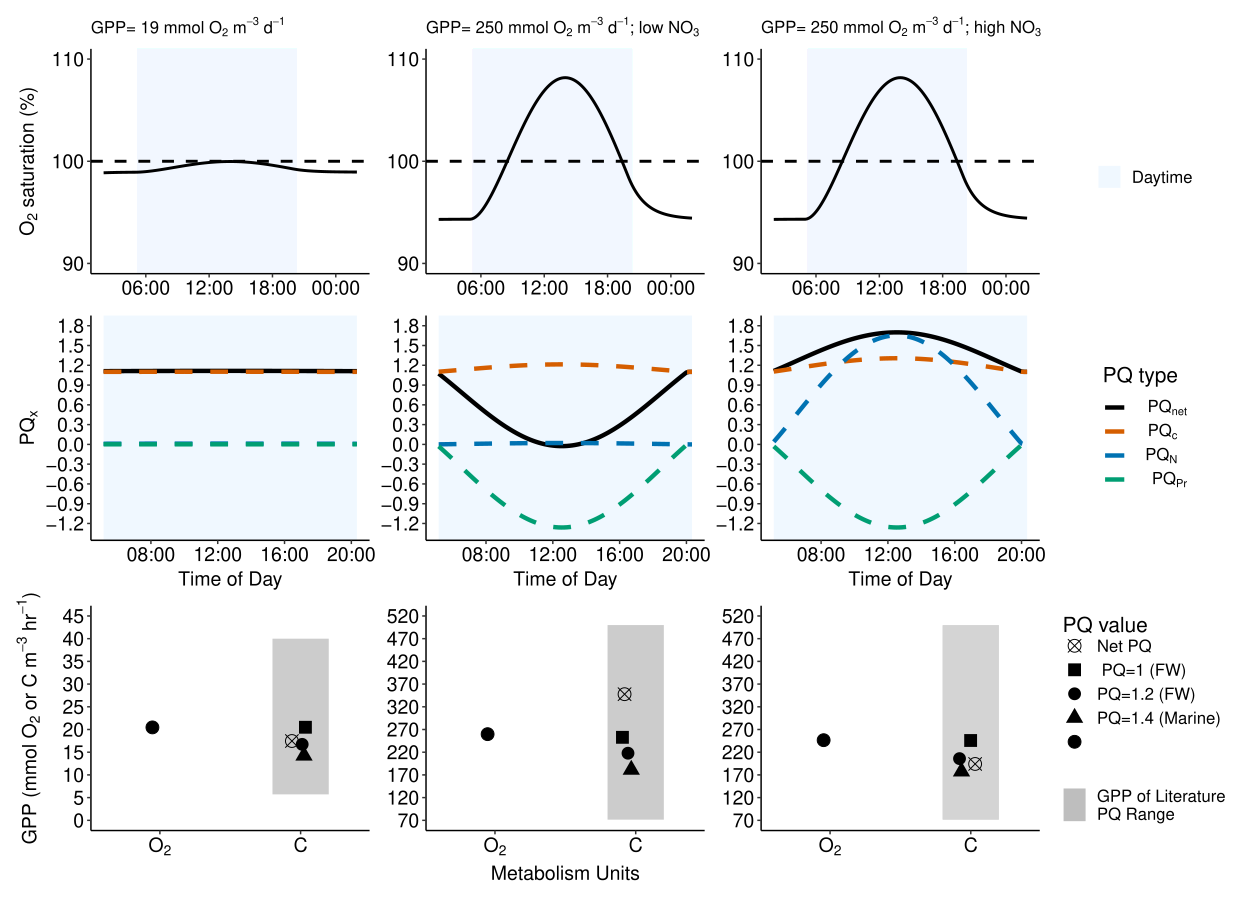

Recreate this plot in R.
library(chron) #this is how we used to do time.  Unwilling to change for this exercise
library(ggplot2)
library(patchwork)
library(reshape2); library(dplyr); library(tidyr)
Sys.setenv(TZ='GMT')
#make up some time data

time<-seq(from = as.numeric(chron(dates="05/21/22", times="02:00:00")),
          to=as.numeric(chron(dates="05/22/22", times="04:00:00")), by=10/1440 )
dtime<- chron(time)


######simulate O2 saturation######

##Make up light data
## now make up light data if you don't have it

## From Yard et al. (1995) Ecological Modelling.  Remember your trig?  
## calculate light as umol photon m-2 s-1.
## Arguments are:  
## time = a date and time input (i.e. a chron object) 
## lat = latitude of field site
## longobs = longitude of field site
## longstd = standard longitude of the field site (NOTE: watch daylight savings time!!!). For PST, longstd is be 120 degrees. But during PDT it is 105 degrees. MST is 105 deg. MDT is 90. 
## year = the year for which you collected data and is entered as "2013-01-01"



# convert degrees to radians
radi<-function(degrees){(degrees*pi/180)}

# function to estimate light
lightest<- function (time, lat, longobs, longstd, year ) {
  
  jday<-as.numeric(trunc(time)-as.numeric(as.Date(year)))
  E<- 9.87*sin(radi((720*(jday-81))/365)) - 7.53*cos(radi((360*(jday-81))/365)) - 1.5*sin(radi((360*(jday-81))/365))
  LST<-as.numeric (time-trunc(time))
  ST<-LST+(3.989/1440)*(longstd-longobs)+E/1440
  solardel<- 23.439*sin(radi(360*((283+jday)/365)))
  hourangle<-(0.5-ST)*360
  theta<- acos( sin(radi(solardel)) * sin(radi(lat)) + cos(radi(solardel)) * cos(radi(lat)) * cos(radi(hourangle)) )
  suncos<-ifelse(cos(theta)<0, 0, cos(theta))
  GI<- suncos*2326
  GI	
  
}
#end of function

## onespecific time just to see if function works
light<- lightest(time=dtime, lat=47,  longobs=114, longstd= 105, year="2022-01-01")

#fake some temp
temp<- rep(15, length(light))  #too cold to swim in

Kcor<-function (temp,K600) {
  K600/(600/(1800.6-(temp*120.1)+(3.7818*temp^2)-(0.047608*temp^3)))^-0.5
}
#end of function

osat<- function(temp, bp) {
  
  tstd<-log((298.15-temp) / (273.15 + temp))
  
  a0<-2.00907
  a1<-3.22014
  a2<-4.0501
  a3<-4.94457
  a4<- -0.256847
  a5<- 3.88767
  
  u<-10^(8.10765-(1750.286/(235+temp)))
  
  sato<-(exp(a0 + a1*tstd + a2*tstd^2 + a3*tstd^3 + a4*tstd^4+a5*tstd^5))*((bp-u)/(760-u))*1.42905
  sato
}

#end of function







#Low GPP and low NO3- simulate oxy data
onestationsim<-function(GPP, ER, z, temp, K, light, bp, ts) {
  
  oxy.mod<-numeric(length(light))
  oxy.mod[1]<-9.97  #trial end error this first point based on the O2 data at the end of the time series
  
  # this is the metabolism equation as in Van de Bogert et al (2007) L&OMethods
  for (i in 2:length(light)) { oxy.mod[i]<-oxy.mod[i-1]+((GPP/z)*(light[i]/sum(light)))+ ER*ts/z+(Kcor(temp[i],K))*ts*(osat(temp[i],bp)-oxy.mod[i-1]) }
  oxy.mod
}
# end of function

#tw more functions you need



sim_oxy<- onestationsim(GPP=0.6, ER=-1.5,z=1,temp=temp,light=light, K=15, bp=760, ts=10/1440)
sim_oxy_sat<-100*sim_oxy/osat(temp, 760)
data_lowgpp<-data.frame(dtime, sim_oxy_sat)
data_lowgpp$dtime<-as.POSIXct(data_lowgpp$dtime)
data_lowgpp$time<-as.POSIXct(data_lowgpp$dtime, format="%H:%M:%S")



p1<-
  ggplot(data_lowgpp, aes(x=time, y=sim_oxy_sat))+
  geom_rect(aes( xmin=time[20], xmax=time[111], ymin=-Inf, ymax=Inf, fill="Daytime"), color=NA, alpha=0.2)+
  geom_line(size=1)+
  theme_classic()+
  ylab(expression(paste(O[2], " saturation (%)")))+
  xlab("Time of Day")+
  theme(axis.title.x=element_text(size=14,colour = "black"))+
  theme(axis.title.y=element_text(size=14,colour = "black"))+
  theme(axis.text.y=element_text(size=14,colour = "black"))+
  theme(axis.text.x=element_text(size=14,colour = "black"))+
  scale_x_datetime(date_labels = "%H:%M", date_breaks = "6 hours", limits=c(as.POSIXct("2022-05-21 02:00:00"), as.POSIXct("2022-05-22 02:00:00")))+
  scale_y_continuous(limits=c(90,110), breaks=seq(from=80, to=130, by=10))+
  geom_hline(yintercept=100,linetype="dashed", size=1)+
  #annotate("rect", xmin=data_lowgpp$time[20], xmax=data_lowgpp$time[111], ymin=-Inf, ymax=Inf, fill = "gray", alpha=0.2)+
  ggtitle(expression(paste("GPP= 19 mmol ", O[2]," ", m^-3," ",d^-1 ,"")))+
  theme(axis.title.x=element_blank())+
  theme(plot.title = element_text(size = 12))+
  scale_fill_manual('',
                    values = 'aliceblue',  
                    guide = guide_legend(override.aes = list(alpha = 0.2)))+
  theme(legend.text=element_text(size=12),legend.position="none")
  
  

#High GPP- simulate oxy data
onestationsim<-function(GPP, ER, z, temp, K, light, bp, ts) {
  
  oxy.mod<-numeric(length(light))
  oxy.mod[1]<-9.51  #trial end error this first point based on the O2 data at the end of the time series
  
  # this is the metabolism equation as in Van de Bogert et al (2007) L&OMethods
  for (i in 2:length(light)) { oxy.mod[i]<-oxy.mod[i-1]+((GPP/z)*(light[i]/sum(light)))+ ER*ts/z+(Kcor(temp[i],K))*ts*(osat(temp[i],bp)-oxy.mod[i-1]) }
  oxy.mod
}
# end of function

#tw more functions you need



sim_oxy<- onestationsim(GPP=8, ER=-8,z=1,temp=temp,light=light, K=15, bp=760, ts=10/1440)
sim_oxy_sat<-100*sim_oxy/osat(temp, 760)
data_highgpp<-data.frame(dtime, sim_oxy_sat)
data_highgpp$dtime<-as.POSIXct(data_lowgpp$dtime)
data_highgpp$time<-as.POSIXct(data_lowgpp$dtime, format="%H:%M:%S")



p2<-ggplot(data_highgpp, aes(x=time, y=sim_oxy_sat))+
  geom_rect(aes( xmin=time[20], xmax=time[111], ymin=-Inf, ymax=Inf, fill="Daytime"), color=NA, alpha=0.2)+
  geom_line(size=1)+
  theme_classic()+
  ylab(expression(paste(O[2], " saturation (%)")))+
  xlab("Time of Day")+
  theme(axis.title.x=element_text(size=14,colour = "black"))+
  theme(axis.title.y=element_text(size=14,colour = "black"))+
  theme(axis.text.y=element_text(size=14,colour = "black"))+
  theme(axis.text.x=element_text(size=14,colour = "black"))+
  scale_x_datetime(date_labels = "%H:%M", date_breaks = "6 hours", limits=c(as.POSIXct("2022-05-21 02:00:00"), as.POSIXct("2022-05-22 02:00:00")))+
  scale_y_continuous(limits=c(90,110), breaks=seq(from=80, to=130, by=10))+
  geom_hline(yintercept=100,linetype="dashed", size=1)+
  ggtitle(expression(paste("GPP= 250 mmol ", O[2]," ", m^-3," ",d^-1 ,"; low ", NO[3])))+
  theme(axis.title.x=element_blank(),axis.title.y=element_blank())+
  theme(plot.title = element_text(size = 12))+
  scale_fill_manual('',
                    values = 'aliceblue',  
                    guide = guide_legend(override.aes = list(alpha = 0.2)))+
  theme(legend.text=element_text(size=12),legend.position="none")

p3<-ggplot(data_highgpp, aes(x=time, y=sim_oxy_sat))+
  geom_rect(aes( xmin=time[20], xmax=time[111], ymin=-Inf, ymax=Inf, fill="Daytime"), color=NA, alpha=0.2)+
  geom_line(size=1)+
  theme_classic()+
  ylab(expression(paste(O[2], " saturation (%)")))+
  xlab("Time of Day")+
  theme(axis.title.x=element_text(size=14,colour = "black"))+
  theme(axis.title.y=element_text(size=14,colour = "black"))+
  theme(axis.text.y=element_text(size=14,colour = "black"))+
  theme(axis.text.x=element_text(size=14,colour = "black"))+
  scale_x_datetime(date_labels = "%H:%M", date_breaks = "6 hours", limits=c(as.POSIXct("2022-05-21 02:00:00"), as.POSIXct("2022-05-22 02:00:00")))+
  scale_y_continuous(limits=c(90,110), breaks=seq(from=80, to=130, by=10))+
  geom_hline(yintercept=100,linetype="dashed", size=1)+
  ggtitle(expression(paste("GPP= 250 mmol ", O[2]," ", m^-3," ",d^-1 ,"; high ", NO[3])))+
  theme(axis.title.x=element_blank(),axis.title.y=element_blank())+
  theme(plot.title = element_text(size = 12))+
  scale_fill_manual('',
                    values = 'aliceblue',  
                    guide = guide_legend(override.aes = list(alpha = 1)))+
  theme(legend.position="right",legend.text=element_text(size=12), legend.title=element_text(size=15))


######simulate PQ data######

##Low GPP and low NO3

#PQ_C is the carbon portion that describes the type of organic molecule synthesized. 
#For phytoplakton this value is believed to be 1.1. Although, lipid production will likely increase this value
#during the photic period. 
pq_c_start<-rep(1.1,times=length(dtime))
pq_c<-pq_c_start+light*0.000001

#PQ_N is the NO3 portion. NO3 is low so this is near zero
pq_n_start<-rep(0.01,times=length(dtime))
pq_n<-pq_n_start+light*0.000001

#PQ_pr is the photorespiration portion. Low GPP below 100% sat means no PR
pq_pr<-0.001

#PQ_net is all combined
pq_net<-pq_c+pq_n+pq_pr

pq_lowgpp<-melt(data.frame(as.POSIXct(dtime,format="%H:%M:%S"),pq_c, pq_n, pq_pr,pq_net ),id="as.POSIXct.dtime..format.....H..M..S..")
names(pq_lowgpp)<-c("time","factor","pq_x" )
labs<-c(expression(phantom("--")*PQ['net']),
        expression(PQ['c']*phantom("-")),
        expression(PQ['N']*phantom("-")),
        expression(PQ['Pr']))
pq_lowgpp$factor<-factor(pq_lowgpp$factor, levels= c("pq_net","pq_c", "pq_n", "pq_pr"))

p4<-ggplot(pq_lowgpp, aes(x=time, y=pq_x, color=factor(factor)))+
  annotate("rect", xmin=data_lowgpp$time[20], xmax=data_lowgpp$time[111], ymin=-Inf, ymax=Inf, fill = "aliceblue", alpha=1)+
  geom_line(aes(linetype=factor),size=1.5)+
  theme_classic()+
  ylab(expression(paste(PQ[x])))+
  xlab("Time of Day")+
  theme(axis.title.x=element_text(size=14,colour = "black"))+
  theme(axis.title.y=element_text(size=14,colour = "black"))+
  theme(axis.text.y=element_text(size=14,colour = "black"))+
  theme(axis.text.x=element_text(size=14,colour = "black"))+
  scale_x_datetime(date_labels = "%H:%M", date_breaks = "4 hours", limits=c(as.POSIXct(data_lowgpp$time[20]), as.POSIXct(data_lowgpp$time[111])))+
  scale_y_continuous(limits=c(-1.3,1.8), breaks=seq(from=-1.2, to=1.8, by=0.3))+
  scale_color_manual(labels=labs, name = "PQ type",values = c("#000000","#D55E00","#0072B2","#009E73"))+
  scale_linetype_manual(values=c("solid", "dashed","dashed","dashed"))+
  theme(legend.text=element_text(size=12),legend.position="none")
  
  
##High GPP and low NO3

#PQ_C is the carbon portion that describes the type of organic molecule synthesized. 
#For phytoplakton this value is believed to be 1.1. Although, lipid production will likely increase this value
#during the photic period. 
pq_c_start<-rep(1.1,times=length(dtime))
pq_c<-pq_c_start+light*0.000055

#PQ_N is the NO3 portion. NO3 is low so this is near zero
pq_n<-light*0.00001

#PQ_pr is the photorespiration portion. Low GPP below 100% sat means no PR
pq_pr<- -light*0.00061

#PQ_net is all combined
pq_net<-pq_c+pq_n+pq_pr

pq_highgpp_lown<-melt(data.frame(as.POSIXct(dtime,format="%H:%M:%S"),pq_c, pq_n, pq_pr,pq_net ),id="as.POSIXct.dtime..format.....H..M..S..")
names(pq_highgpp_lown)<-c("time","factor","pq_x" )

pq_highgpp_lown$factor<-factor(pq_highgpp_lown$factor, levels= c("pq_net","pq_c", "pq_n", "pq_pr"))



p5<-ggplot(pq_highgpp_lown, aes(x=time, y=pq_x, color=factor(factor)))+
  annotate("rect", xmin=data_lowgpp$time[20], xmax=data_lowgpp$time[111], ymin=-Inf, ymax=Inf, fill = "aliceblue", alpha=1)+
  geom_line(aes(linetype=factor),size=1.5)+
  theme_classic()+
  ylab(expression(paste(PQ[x])))+
  xlab("Time of Day")+
  theme(axis.title.x=element_text(size=14,colour = "black"))+
  theme(axis.title.y=element_text(size=14,colour = "black"))+
  theme(axis.text.y=element_text(size=14,colour = "black"))+
  theme(axis.text.x=element_text(size=14,colour = "black"))+
  scale_x_datetime(date_labels = "%H:%M", date_breaks = "4 hours", limits=c(as.POSIXct(data_lowgpp$time[20]), as.POSIXct(data_lowgpp$time[111])))+
  scale_y_continuous(limits=c(-1.3,1.8), breaks=seq(from=-1.2, to=1.8, by=0.3))+
  scale_color_manual(labels=labs, name = "PQ type",values = c("#000000","#D55E00","#0072B2","#009E73"))+
  scale_linetype_manual(values=c("solid", "dashed","dashed","dashed"))+
  theme(legend.position="none")+
  theme(axis.title.y=element_blank())


##High GPP and low NO3

#PQ_C is the carbon portion that describes the type of organic molecule synthesized. 
#For phytoplakton this value is believed to be 1.1. Although, lipid production will likely increase this value
#during the photic period. 
pq_c_start<-rep(1.1,times=length(dtime))
pq_c<-pq_c_start+light*0.0001

#PQ_N is the NO3 portion. NO3 is low so this is near zero
pq_n<- light*0.0008

#PQ_pr is the photorespiration portion. Low GPP below 100% sat means no PR
pq_pr<- -light*0.00061

#PQ_net is all combined
pq_net<-pq_c+pq_n+pq_pr

pq_highgpp_highn<-melt(data.frame(as.POSIXct(dtime,format="%H:%M:%S"),pq_c, pq_n, pq_pr,pq_net ),id="as.POSIXct.dtime..format.....H..M..S..")
names(pq_highgpp_highn)<-c("time","factor","pq_x" )
labs<-c(expression(phantom("--")*PQ['net']),
        expression(PQ['c']*phantom("-")),
        expression(PQ['N']*phantom("-")),
        expression(PQ['Pr']))

pq_highgpp_highn$factor<-factor(pq_highgpp_highn$factor, levels= c("pq_net","pq_c", "pq_n", "pq_pr"))


p6<-ggplot(pq_highgpp_highn, aes(x=time, y=pq_x, color=factor))+
  annotate("rect", xmin=data_lowgpp$time[20], xmax=data_lowgpp$time[111], ymin=-Inf, ymax=Inf, fill = "aliceblue", alpha=1)+
  geom_line(aes(linetype=factor),size=1.5)+
  theme_classic()+
  ylab(expression(paste(PQ[x])))+
  xlab("Time of Day")+
  theme(axis.title.x=element_text(size=14,colour = "black"))+
  theme(axis.title.y=element_text(size=14,colour = "black"))+
  theme(axis.text.y=element_text(size=14,colour = "black"))+
  theme(axis.text.x=element_text(size=14,colour = "black"))+
  scale_x_datetime(date_labels = "%H:%M", date_breaks = "4 hours", limits=c(as.POSIXct(data_lowgpp$time[20]), as.POSIXct(data_lowgpp$time[111])))+
  scale_y_continuous(limits=c(-1.3,1.8), breaks=seq(from=-1.2, to=1.8, by=0.3))+
  #scale_color_discrete(labels=labs, name = "PQ type")+
  scale_color_manual(labels=labs, name = "PQ type",values = c("#000000","#D55E00","#0072B2","#009E73"))+
  scale_linetype_manual(values=c("solid", "dashed","dashed","dashed"))+
  theme(legend.position="right",legend.text=element_text(size=12),legend.title=element_text(size=15))+
  theme(axis.title.y=element_blank())+
  guides(linetype = "none")   


##GPP estimates with different PQs
pq_fw1<-1
pq_fw2<-1.2
pq_mar<-1.4
pq_min<-0.5
pq_max<-3.5

#low GPP and N
pq_net<-mean(pq_lowgpp[pq_lowgpp$factor == "pq_net",]$pq_x )

gpp_o2<-20
gpp_c_fw1<-gpp_o2/pq_fw1
gpp_c_fw2<-gpp_o2/pq_fw2
gpp_c_mar<-gpp_o2/pq_mar
gpp_c_min<-gpp_o2/pq_min
gpp_c_max<-gpp_o2/pq_max
gpp_c_true<-gpp_o2/pq_net


values<-c(gpp_o2, gpp_c_fw1,gpp_c_fw2,gpp_c_mar, gpp_c_true )
#values<-c(gpp_o2, gpp_c_fw1,gpp_c_fw2,gpp_c_mar,gpp_c_min, gpp_c_max, gpp_c_true )
#var<-c("O2", "C", "C", "C", "C", "C", "C")
var<-c(1,1.5,1.5,1.5,1.5)
#factor<-c("", "fw1", "fw2", "mar","min", "max", "true")
factor<-c("", "fw1", "fw2", "mar", "true")
data<-data.frame(values, var, factor)
#data$var<-factor(data$var, levels= c("O2", "C"))
#data$factor<-factor(data$factor, levels= c("true","min", "fw1", "fw2", "mar", "max", ""))
data$factor<-factor(data$factor, levels= c("true","min", "fw1", "fw2","mar", ""))

p7<-ggplot(data, aes(x=var, y=values, group=factor(factor)))+
  geom_jitter(aes(shape=factor(factor)),size=4, width=0.05)+
  theme_classic()+
  ylab(expression(paste("GPP (mmol ", O[2]," or C ", m^-3," ",hr^-1 ,")")))+
  xlab("Metabolism Units")+
  theme(axis.title.x=element_text(size=14,colour = "black"))+
  theme(axis.title.y=element_text(size=14,colour = "black"))+
  theme(axis.text.y=element_text(size=14,colour = "black"))+
  theme(axis.text.x=element_text(size=14,colour = "black"))+
  scale_y_continuous(limits=c(0,45), breaks=seq(from=0, to=45, by=5))+
  scale_x_continuous(limits=c(0.8, 1.7), breaks=c(1, 1.5), labels=c(expression(paste(, O[2],)), "C"))+
  #scale_x_discrete(labels=c(expression(paste(, O[2],)), "C"))+
  #scale_shape_manual(values=c(13, 0,15, 16, 17, 2,19),labels=labs, name = "PQ value")+
  scale_shape_manual(values=c(13,15, 16, 17,19),labels=labs, name = "PQ value")+ 
  theme(legend.position="none")+
  theme(axis.title.x=element_blank())+
  annotate("rect", xmin=1.4, xmax=1.6, ymin=gpp_c_min, ymax=gpp_c_max, fill = "black", alpha=.2)


#high GPP and low N
pq_net<-mean(pq_highgpp_lown[pq_highgpp_lown$factor == "pq_net",]$pq_x )


gpp_o2<-250
gpp_c_fw1<-gpp_o2/pq_fw1
gpp_c_fw2<-gpp_o2/pq_fw2
gpp_c_mar<-gpp_o2/pq_mar
gpp_c_min<-gpp_o2/pq_min
gpp_c_max<-gpp_o2/pq_max
gpp_c_true<-gpp_o2/pq_net

values<-c(gpp_o2, gpp_c_fw1,gpp_c_fw2,gpp_c_mar, gpp_c_true )
#values<-c(gpp_o2, gpp_c_fw1,gpp_c_fw2,gpp_c_mar,gpp_c_min, gpp_c_max, gpp_c_true )
#var<-c("O2", "C", "C", "C", "C", "C", "C")
var<-c(1,1.5,1.5,1.5,1.5)
factor<-c("", "fw1", "fw2", "mar", "true")
#factor<-c("", "fw1", "fw2", "mar","min", "max", "true")
data<-data.frame(values, var, factor)
#data$var<-factor(data$var, levels= c("O2", "C"))
#data$factor<-factor(data$factor, levels= c("true","min", "fw1", "fw2", "mar", "max", ""))
data$factor<-factor(data$factor, levels= c("true","min", "fw1", "fw2","mar", ""))

p8<-ggplot(data, aes(x=var, y=values, group=factor(factor)))+
  geom_jitter(aes(shape=factor(factor)),size=4, width=0.05)+
  theme_classic()+
  ylab(expression(paste("GPP (mmol ", O[2]," ", m^-3," ",hr^-1 ,")")))+
  xlab("Metabolism Units")+
  theme(axis.title.x=element_text(size=14,colour = "black"))+
  theme(axis.title.y=element_text(size=14,colour = "black"))+
  theme(axis.text.y=element_text(size=14,colour = "black"))+
  theme(axis.text.x=element_text(size=14,colour = "black"))+
  scale_y_continuous(limits=c(70,520), breaks=seq(from=70, to=520, by=50))+
  scale_x_continuous(limits=c(0.8, 1.7), breaks=c(1, 1.5), labels=c(expression(paste(, O[2],)), "C"))+
  #scale_x_discrete(labels=c(expression(paste(, O[2],)), "C"))+
  #scale_shape_manual(values=c(13, 0,15, 16, 17, 2,19),labels=labs, name = "PQ value")+  theme(legend.position="none")+
  scale_shape_manual(values=c(13,15, 16, 17,19),labels=labs, name = "PQ value")+ 
  theme(axis.title.y=element_blank())+
  theme(legend.position="none")+
  annotate("rect", xmin=1.4, xmax=1.6, ymin=gpp_c_min, ymax=gpp_c_max, fill = "black", alpha=.2)


#high GPP and low N
pq_net<-mean(pq_highgpp_highn[pq_highgpp_highn$factor == "pq_net",]$pq_x )

gpp_o2<-250
gpp_c_fw1<-gpp_o2/pq_fw1
gpp_c_fw2<-gpp_o2/pq_fw2
gpp_c_mar<-gpp_o2/pq_mar
gpp_c_min<-gpp_o2/pq_min
gpp_c_max<-gpp_o2/pq_max
gpp_c_true<-gpp_o2/pq_net


values<-c(gpp_o2, gpp_c_fw1,gpp_c_fw2,gpp_c_mar, gpp_c_true )
#var<-c("O2", "C", "C", "C", "C", "C", "C")
var<-c(1,1.5,1.5,1.5,1.5)
factor<-c("", "fw1", "fw2", "mar", "true")
data<-data.frame(values, var, factor)
#data$var<-factor(data$var, levels= c("O2", "C"))
data$factor<-factor(data$factor, levels= c("true","min", "fw1", "fw2","mar", ""))

labs<-c("Net PQ"," PQ=1 (FW)", "PQ=1.2 (FW)", "PQ=1.4 (Marine)","")


p9<-ggplot(data, aes(x=var, y=values))+
  geom_rect(aes(xmin=1.4, xmax=1.6, ymin=gpp_c_min, ymax=gpp_c_max, fill="GPP of Literature \nPQ Range"), color=NA, alpha=0.2)+
  geom_jitter(aes(shape=factor(factor)),size=4, width=0.05)+
  theme_classic()+
  ylab(expression(paste("GPP (mmol ", O[2]," ", m^-3," ",hr^-1 ,")")))+
  xlab("Metabolism Units")+
  theme(axis.title.x=element_text(size=14,colour = "black"))+
  theme(axis.title.y=element_text(size=14,colour = "black"))+
  theme(axis.text.y=element_text(size=14,colour = "black"))+
  theme(axis.text.x=element_text(size=14,colour = "black"))+
  scale_y_continuous(limits=c(70,520), breaks=seq(from=70, to=520, by=50))+
  scale_x_continuous(limits=c(0.8, 1.7), breaks=c(1, 1.5), labels=c(expression(paste(, O[2],)), "C"))+
  #scale_x_discrete(labels=c(expression(paste(, O[2],)), "C"))+
  scale_shape_manual(values=c(13,15, 16, 17,19),labels=labs, name = "PQ value")+  
  theme(legend.position="right",legend.text=element_text(size=12), legend.title=element_text(size=15))+
  theme(axis.title.y=element_blank(),axis.title.x=element_blank())+
   scale_fill_manual('',
                    values = 'gray',  
                    guide = guide_legend(override.aes = list(alpha = 1)))+
  theme(legend.spacing.y=unit(-0.03, "cm"))




p1/p4/p7 | p2/p5/p8 | p3/p6/p9
